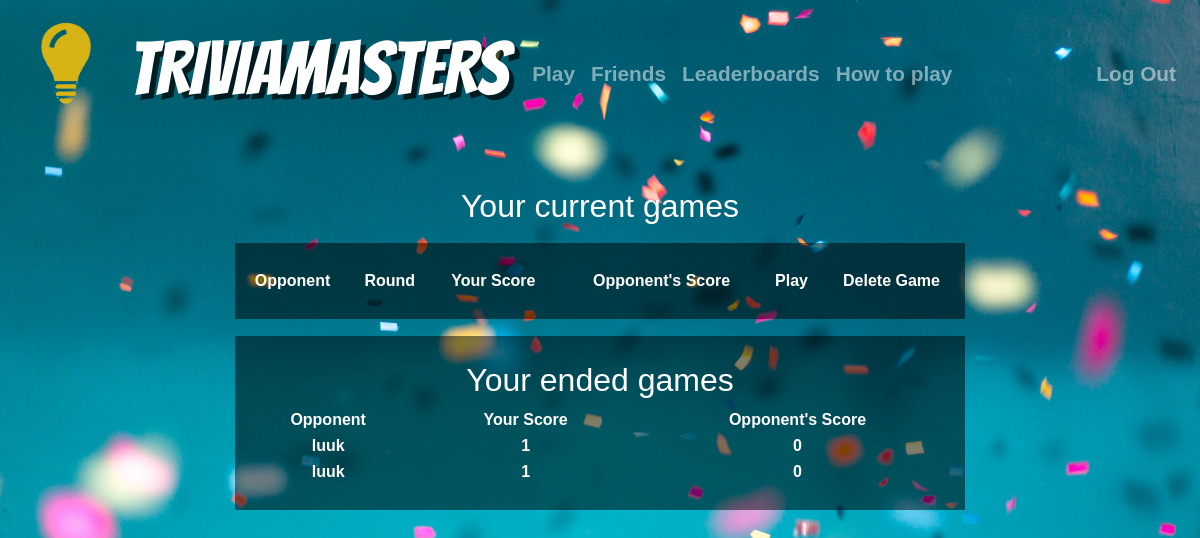
/userpage (signed in), run on the app's committed database.
### tables this page shows
CREATE TABLE 'ended' ('username' , 'opponent' , 'score_1' , 'score_2' ,'gameid' integer);

### application.py (the view)
@app.route("/userpage", methods=["GET", "POST"])
@login_required
def userpage():
    if request.method == "GET":
        username = user()
        opponent = username
        row = []
        game1 = db.execute("SELECT * FROM game WHERE username= :username", username=username)
        game = db.execute("SELECT * FROM game WHERE opponent= :opponent", opponent=opponent)
        for i in game1:
            row.append((i["opponent"],i["round"], i["score_1"], i["score_2"], i["gameid"]))
        for i in game:
            row.append((i["username"],i["round"], i["score_2"], i["score_1"], i["gameid"]))
        session["score"] = 0
        session["question"] = 0
        session["streak"] = 0
        ended = []
        end1 = db.execute("SELECT * FROM ended WHERE username= :username", username=username)
        end2 = db.execute("SELECT * FROM ended WHERE opponent= :opponent", opponent=opponent)
        for i in end1:
            a = [i["opponent"], i["score_1"], i["score_2"]]
            ended.append(a)
        for i in end2:
            a= [i["username"], i["score_2"], i["score_1"]]
            ended.append(a)
        return render_template("userpage.html", row=row, ended=ended)
    else:
        return render_template("userpage.html")

### application.py (called while the page is built)
@app.after_request
def after_request(response):
    response.headers["Cache-Control"] = "no-cache, no-store, must-revalidate"
    response.headers["Expires"] = 0
    response.headers["Pragma"] = "no-cache"
    return response

### helpers.py (called while the page is built)
def login_required(f):
    @wraps(f)
    def decorated_function(*args, **kwargs):
        if session.get("user_id") is None:
            return redirect("/login")
        return f(*args, **kwargs)
    return decorated_function

def user():
    id = session["user_id"]
    username = db.execute("SELECT username FROM users WHERE id = :id", id=id)[0]["username"]
    return username

### templates/userpage.html (shortened to what this page needs)
{% extends "layout.html" %}
{% block main %}
<div>
<h2>Your current games</h2>
</div>
    <field>
        <table style="width:100%" action="/friends" method="get">
          <tr>
            <th>Opponent</th>
            <th>Round</th>
            <th>Your Score</th>
            <th>Opponent's Score</th>
            <th>Play</th>
            <th>Delete Game</th>
          </tr>
        </table>
    </field>
    <field>
        <h2> Your ended games</h2>
        <table style="width:100%" action="/friends" method="get">
          <tr>
            <th>Opponent</th>
            <th>Your Score</th>
            <th>Opponent's Score</th>
          </tr>
            {% for data in ended %}
              <tr>
                <td>{{data[0]}}</td>
                 <td>{{data[1]}}</td>
                  <td>{{data[2]}}</td>
          </tr>
        {%endfor %}
        </table>
    </field>
{% endblock %}

### static/styles.css (style rules this page uses)
field { text-align: center; display: inline-block; background-color: rgba(0, 0, 0, .5); padding: 25px 0px; width: 70%; margin-top:10px; }
body { background-image: url("background.jpg"); background-size: 100%; background-color: #d3d3d3; font-family: "Arial"; color: white; font-weight: bolder; }

### data on the page
ended: username "luuk", score_2 "1", score_1 "0"
ended: username "luuk", score_2 "1", score_1 "0"
